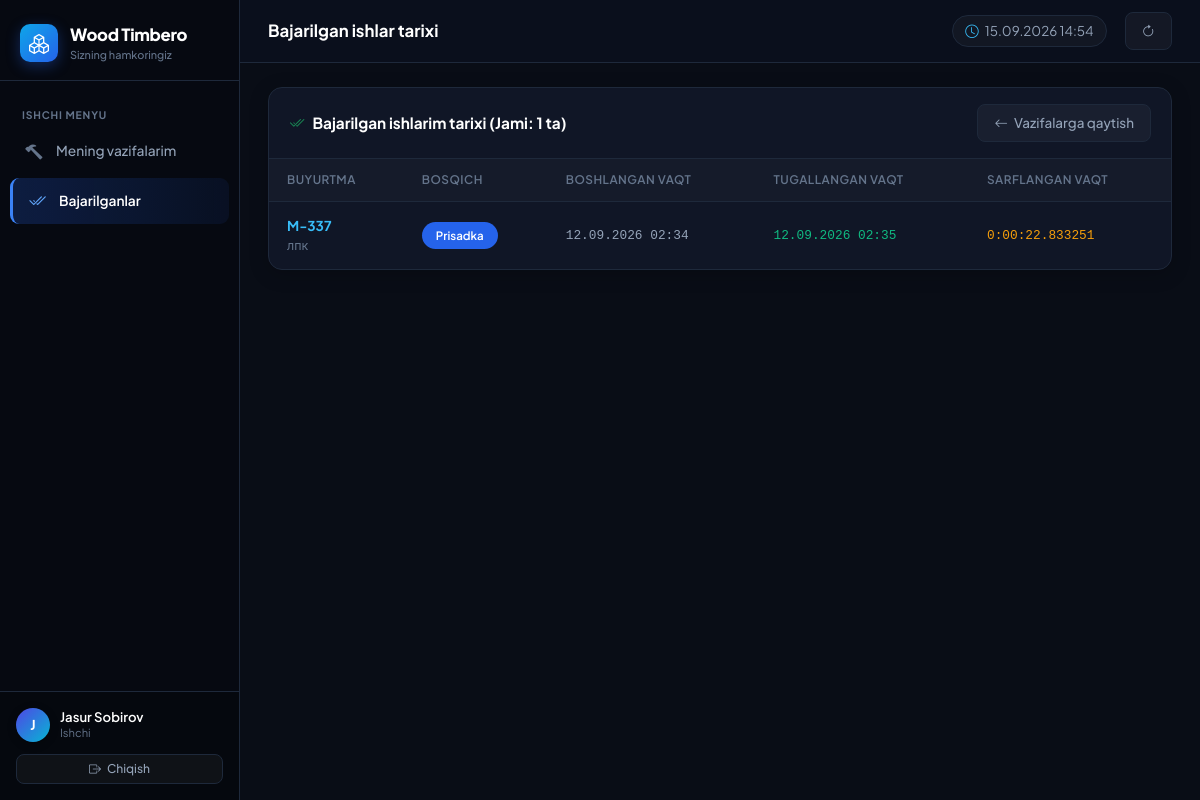
The page /my-tasks/completed/ (signed in) on the database its author committed.
### production/models.py (models this page shows, shortened)
class Employee(models.Model):
    ROLE_CHOICES = [
        ('ADMIN', 'Super Admin'),
        ('MANAGER', 'Rahbar'),
        ('DISPATCHER', 'Dispetcher / Operator'),
        ('WORKER', 'Ishchi'),
        ('INSPECTOR', 'Nazoratchi'),
    ]
    user = models.OneToOneField(User, on_delete=models.CASCADE, related_name='employee')
    full_name = models.CharField(max_length=255, verbose_name="F.I.Sh.")
    phone = models.CharField(max_length=50, verbose_name="Telefon")
    role = models.CharField(max_length=20, choices=ROLE_CHOICES, verbose_name="Lavozim")
    stage = models.ForeignKey(Stage, on_delete=models.SET_NULL, null=True, blank=True, verbose_name="Biriktirilgan bosqich")
    is_active = models.BooleanField(default=True, verbose_name="Aktiv")

class OrderStageHistory(models.Model):
    STATUS_CHOICES = [
        ('NEW', 'Yangi'),
        ('IN_PROGRESS', 'Jarayonda'),
        ('WAITING', 'Kutmoqda'),
        ('DELAYED', 'Kechikkan'),
        ('PROBLEM', 'Muammoli'),
        ('CANCELED', 'Bekor qilingan'),
        ('COMPLETED', 'Tayyor'),
        ('PAUSED', 'Pauza'),
    ]
    order = models.ForeignKey(Order, on_delete=models.CASCADE, related_name='stage_history')
    stage = models.ForeignKey(Stage, on_delete=models.CASCADE)
    worker = models.ForeignKey(Employee, on_delete=models.SET_NULL, null=True, blank=True)
    status = models.CharField(max_length=20, choices=STATUS_CHOICES, default='NEW')
    start_time = models.DateTimeField(null=True, blank=True)
    end_time = models.DateTimeField(null=True, blank=True)
    time_spent = models.DurationField(null=True, blank=True)

class Order(models.Model):
    PRIORITY_CHOICES = [
        ('NORMAL', '🟢 Oddiy'),
        ('MEDIUM', '🟡 O‘rtacha'),
        ('HIGH', '🔴 Yuqori'),
        ('URGENT', '⚫ Shoshilinch'),
    ]
    order_number = models.CharField(max_length=50, unique=True, verbose_name="Buyurtma №")
    client_name = models.CharField(max_length=255, verbose_name="Mijoz F.I.Sh.")
    client_phone = models.CharField(max_length=50, verbose_name="Telefon raqami")
    product_type = models.CharField(max_length=100, verbose_name="Mahsulot turi")
    product_name = models.CharField(max_length=255, verbose_name="Mahsulot nomi")
    dimensions = models.CharField(max_length=100, blank=True, null=True, verbose_name="O‘lchamlari")
    material = models.CharField(max_length=100, blank=True, null=True, verbose_name="Material")
    color = models.CharField(max_length=100, blank=True, null=True, verbose_name="Material rangi")
    hardware = models.CharField(max_length=255, blank=True, null=True, verbose_name="Furnitura")
    quantity = models.PositiveIntegerField(default=1, verbose_name="Soni")
    manager = models.ForeignKey(Employee, on_delete=models.SET_NULL, null=True, related_name='managed_orders', verbose_name="Mas'ul menejer")
    notes = models.TextField(blank=True, null=True, verbose_name="Izoh")
    deadline = models.DateTimeField(verbose_name="Muddat")
    priority = models.CharField(max_length=20, choices=PRIORITY_CHOICES, default='NORMAL', verbose_name="Ustuvorlik")
    created_at = models.DateTimeField(auto_now_add=True, verbose_name="Yaratilgan sana")
    current_stage = models.ForeignKey(Stage, on_delete=models.SET_NULL, null=True, blank=True, related_name='current_orders', verbose_name="Joriy bosqich")
    is_completed = models.BooleanField(default=False, verbose_name="Tayyor")

class Stage(models.Model):
    name = models.CharField(max_length=100, verbose_name="Bosqich nomi")
    order = models.PositiveIntegerField(verbose_name="Tartib raqami")
    max_duration_hours = models.FloatField(default=0, verbose_name="Maksimal vaqt (soat)")
    is_active = models.BooleanField(default=True, verbose_name="Aktiv")
    description = models.TextField(blank=True, null=True, verbose_name="Izoh")
    class Meta:
        ordering = ['order']

### production/views.py (the view)
# urls.py: path('my-tasks/completed/', views.worker_completed, name='worker_completed'),
@login_required
def worker_completed(request):
    employee = get_employee(request.user)
    completed_histories = OrderStageHistory.objects.filter(
        worker=employee, status='COMPLETED'
    ).select_related('order', 'stage').order_by('-end_time')[:30]
    return render(request, 'production/worker_completed.html', {
        **base_context(request),
        'completed_histories': completed_histories,
        'employee': employee,
    })

### production/views.py (called while the page is built)
def get_employee(user):
    try:
        return user.employee
    except Exception:
        return None

def base_context(request):
    now = timezone.now()
    emp = get_employee(request.user) if request.user.is_authenticated else None
    return {
        'employee': emp,
        'current_time_str': now.strftime("%d.%m.%Y %H:%M"),
    }

### production/templates/production/worker_completed.html (shortened to what this page needs)
{% extends "production/base.html" %}
{% block page_title %}Bajarilgan ishlar tarixi{% endblock %}
{% block content %}
<div class="wood-panel">
    <div class="wood-panel-header">
        <h3 class="wood-panel-title">
            <i class="bi bi-check2-all text-success"></i>
            Bajarilgan ishlarim tarixi (Jami: {{ completed_histories|length }} ta)
        </h3>
        <a href="{% url 'worker_panel' %}" class="btn-wood-outline btn-sm">
            <i class="bi bi-arrow-left"></i> Vazifalarga qaytish
        </a>
    </div>
    <div class="table-responsive">
        <table class="table-wood">
            <thead>
                <tr>
                    <th>Buyurtma</th>
                    <th>Bosqich</th>
                    <th>Boshlangan vaqt</th>
                    <th>Tugallangan vaqt</th>
                    <th>Sarflangan vaqt</th>
                </tr>
            </thead>
            <tbody>
                {% for h in completed_histories %}
                <tr>
                    <td>
                        <a href="{% url 'order_detail' h.order.id %}" style="color: #38bdf8; font-weight: 700; text-decoration: none;">
                            M-{{ h.order.order_number }}
                        </a>
                        <div style="font-size: 0.78rem; color: var(--text-muted);">{{ h.order.client_name }}</div>
                    </td>
                    <td>
                        <span class="badge-pill-blue" style="font-size: 0.72rem;">{{ h.stage.name }}</span>
                    </td>
                    <td style="font-family: monospace; font-size: 0.8rem; color: var(--text-secondary);">
                        {{ h.start_time|date:"d.m.Y H:i"|default:"—" }}
                    </td>
                    <td style="font-family: monospace; font-size: 0.8rem; color: #10b981;">
                        {{ h.end_time|date:"d.m.Y H:i"|default:"—" }}
                    </td>
                    <td style="font-family: monospace; font-size: 0.8rem; color: #f59e0b;">
                        {{ h.time_spent|default:"—" }}
                    </td>
                </tr>
                {% empty %}
                <tr>
                    <td colspan="5" class="text-center py-5" style="color: var(--text-muted);">
                        Hali tugallangan ishlar mavjud emas
                    </td>
                </tr>
                {% endfor %}
            </tbody>
        </table>
    </div>
</div>
{% endblock %}

### production/templates/production/base.html (shortened to what this page needs)
<!DOCTYPE html>
<html lang="uz">
<head>
    <link href="https://cdn.jsdelivr.net/npm/bootstrap@5.3.0/dist/css/bootstrap.min.css" rel="stylesheet">
    <link href="https://cdn.jsdelivr.net/npm/bootstrap-icons@1.11.3/font/bootstrap-icons.css" rel="stylesheet">
</head>
<body>
{% if user.is_authenticated %}
<div class="d-flex">
    <aside class="wood-sidebar" id="appSidebar">
        <a href="{% url 'dashboard' %}" class="brand-header">
            <div class="brand-logo-icon">
                <i class="bi bi-boxes"></i>
            </div>
            <div class="brand-titles">
                <div class="brand-name">Wood Timbero</div>
                <span class="brand-subtitle">Sizning hamkoringiz</span>
            </div>
        </a>
        <div class="sidebar-menu">
            {% with request.resolver_match.url_name as url_name %}
            {% if employee.role == 'WORKER' %}
                <div class="menu-title">Ishchi Menyu</div>
                <a class="nav-item-link {% if url_name == 'worker_panel' %}active{% endif %}" href="{% url 'worker_panel' %}">
                    <i class="bi bi-hammer"></i>
                    <span>Mening vazifalarim</span>
                </a>
                <a class="nav-item-link {% if url_name == 'worker_completed' %}active{% endif %}" href="{% url 'worker_completed' %}">
                    <i class="bi bi-check2-all"></i>
                    <span>Bajarilganlar</span>
                </a>
            {% endif %}
            {% endwith %}
        </div>
        <div class="sidebar-user-bottom">
            <div class="user-profile-widget">
                <div class="user-avatar-circle">
                    {{ user.username|first|upper }}
                </div>
                <div style="flex:1; overflow:hidden;">
                    <div class="user-meta-name">{{ employee.full_name|default:user.username }}</div>
                    <div class="user-meta-role">{% if employee %}{{ employee.get_role_display }}{% else %}Operator Admin{% endif %}</div>
                </div>
            </div>
            <form method="post" action="{% url 'logout' %}">
                <button type="submit" class="btn-wood-outline w-100 justify-content-center" style="padding:5px; font-size:0.75rem;">
                    <i class="bi bi-box-arrow-right"></i> Chiqish
                </button>
            </form>
        </div>
    </aside>
    <div class="app-main flex-grow-1">
        <header class="app-topbar">
            <div class="topbar-left">
                <h1 class="topbar-page-heading">
                    {% block page_title %}Ishlab chiqarish jarayoni{% endblock %}
                </h1>
            </div>
            <div class="topbar-right">
                <div class="topbar-clock" id="liveClock">
                    <i class="bi bi-clock"></i>
                    <span id="clockDisplay">{{ current_time_str }}</span>
                </div>
                <a href="{% url 'dashboard' %}" class="btn-wood-outline btn-sm" title="Yangilash">
                    <i class="bi bi-arrow-clockwise"></i>
                </a>
            </div>
        </header>
        <main class="app-container">
            {% block content %}{% endblock %}
        </main>
    </div>
</div>
{% else %}
    {% block auth_content %}{% endblock %}
{% endif %}
</body>
</html>

### rows shown on the page
Employee: full_name "Jasur Sobirov", role "Ishchi"
OrderStageHistory: order.order_number "337", order.client_name "лпк", stage.name "Prisadka", start_time "12.09.2026 02:34", end_time "12.09.2026 02:35", time_spent "0:00:22.833251"

### other values the page prints
{{ user.username|first|upper }} "J"
{{ current_time_str }} "15.09.2026 14:54"
{{ completed_histories|length }} "1"
